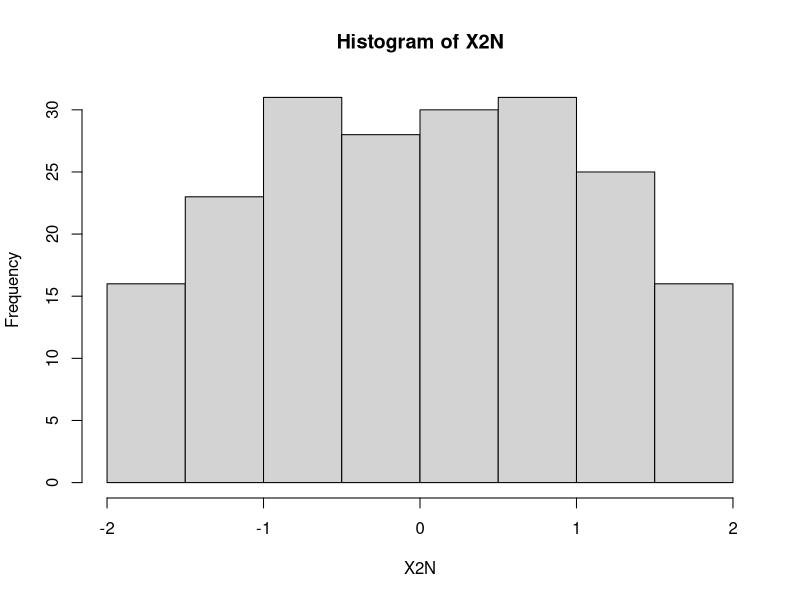

Reproduce this figure in R.
# a

M = runif(1000)*100; # 0 to 100
print(summary(M))

#b
X1 = sample(M, 200); # sampling 200 data
X1N = scale(X1);
print(summary(X1))
print(summary(X1N))
X2 = sample(M, 200); # sampling 200 data
X2N = scale(X2);
X3 = sample(M, 200); # sampling 200 data
X3N = scale(X3);
X4 = sample(M, 200); # sampling 200 data
X4N = scale(X4);
X5 = sample(M, 200); # sampling 200 data
X5N = scale(X5);
X6 = sample(M, 200); # sampling 200 data
X6N = scale(X6);
X7 = sample(M, 200); # sampling 200 data
X7N = scale(X7);
X8 = sample(M, 200); # sampling 200 data
X8N = scale(X8);
X9 = sample(M, 200); # sampling 200 data
X9N = scale(X9);
X10 = sample(M, 200); # sampling 200 data
X10N = scale(X10);
X11 = sample(M, 200); # sampling 200 data
X11N = scale(X11);
X12 = sample(M, 200); # sampling 200 data
X12N = scale(X12);
X13 = sample(M, 200); # sampling 200 data
X13N = scale(X13);
X14 = sample(M, 200); # sampling 200 data
X14N = scale(X14);
X15 = sample(M, 200); # sampling 200 data
X15N = scale(X15);


#c

hist(X2N);